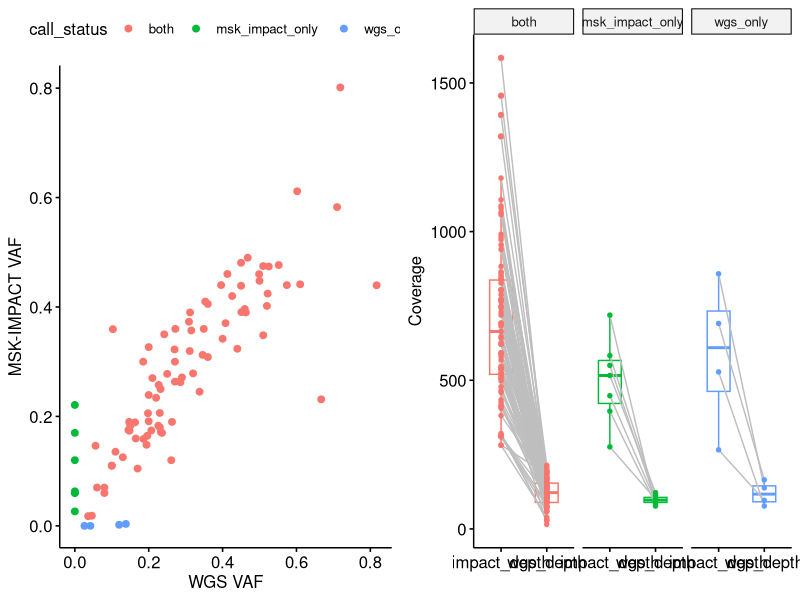

Generate this figure with R:
library(ggpubr)
library(cowplot)

muts = read.table('data/mutations_for_matched_wgs_and_impact_samples.txt', header=T, sep="\t", stringsAsFactors=F)

plot1 <- ggscatter(muts, x='wgs_vaf', y='impact_vaf', col='call_status', xlab='WGS VAF', ylab='MSK-IMPACT VAF')
plot2 <- ggpaired(muts, cond1='impact_depth', cond2='wgs_depth', col='call_status', ylab='Coverage', xlab='', legend='none', line.color='grey')
plot2 <- facet(plot2, facet.by='call_status')
pdf('raw/supple_fig_3.pdf', width=12)
plot_grid(plot1, plot2, nrow=1)
dev.off()


